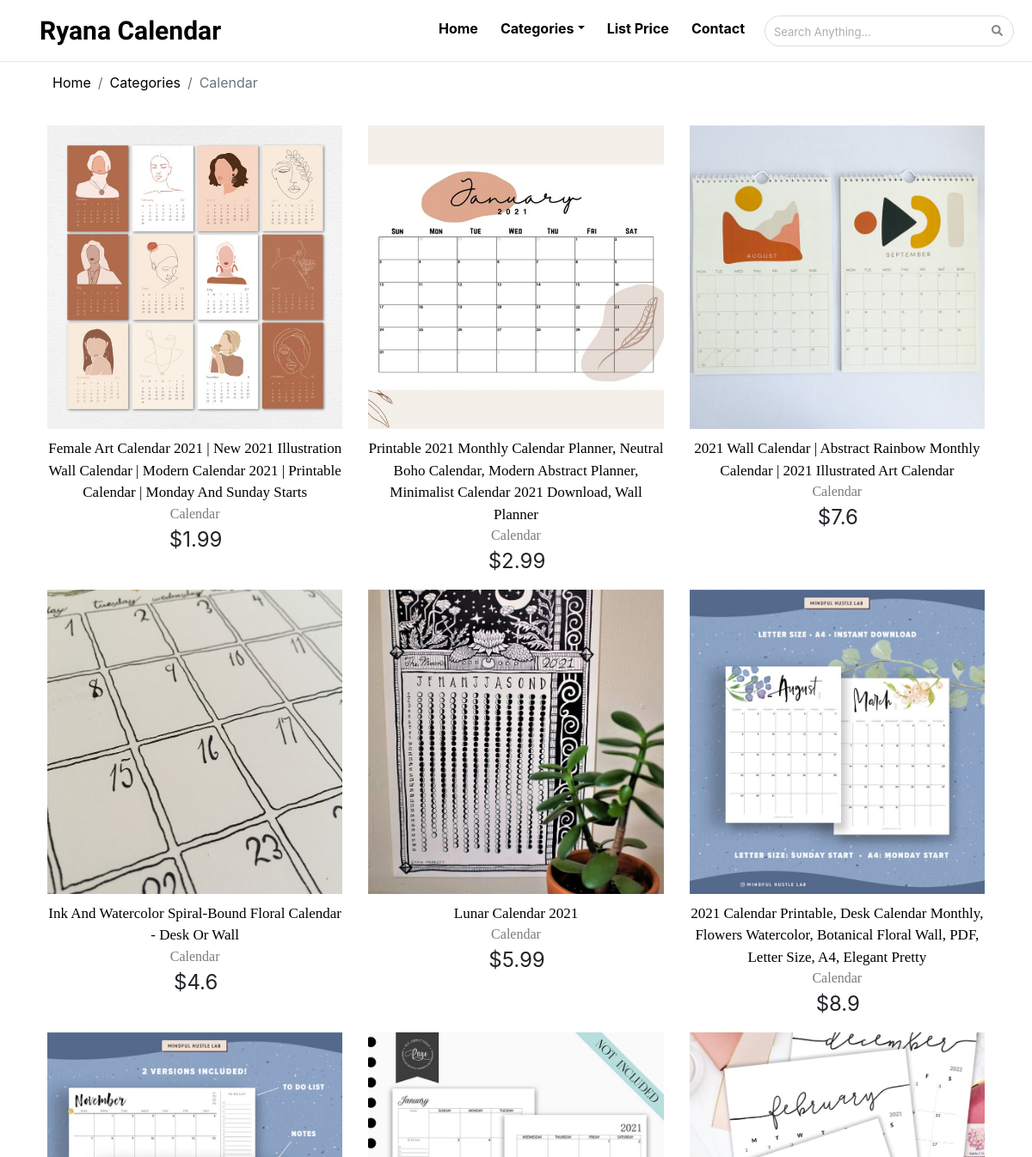
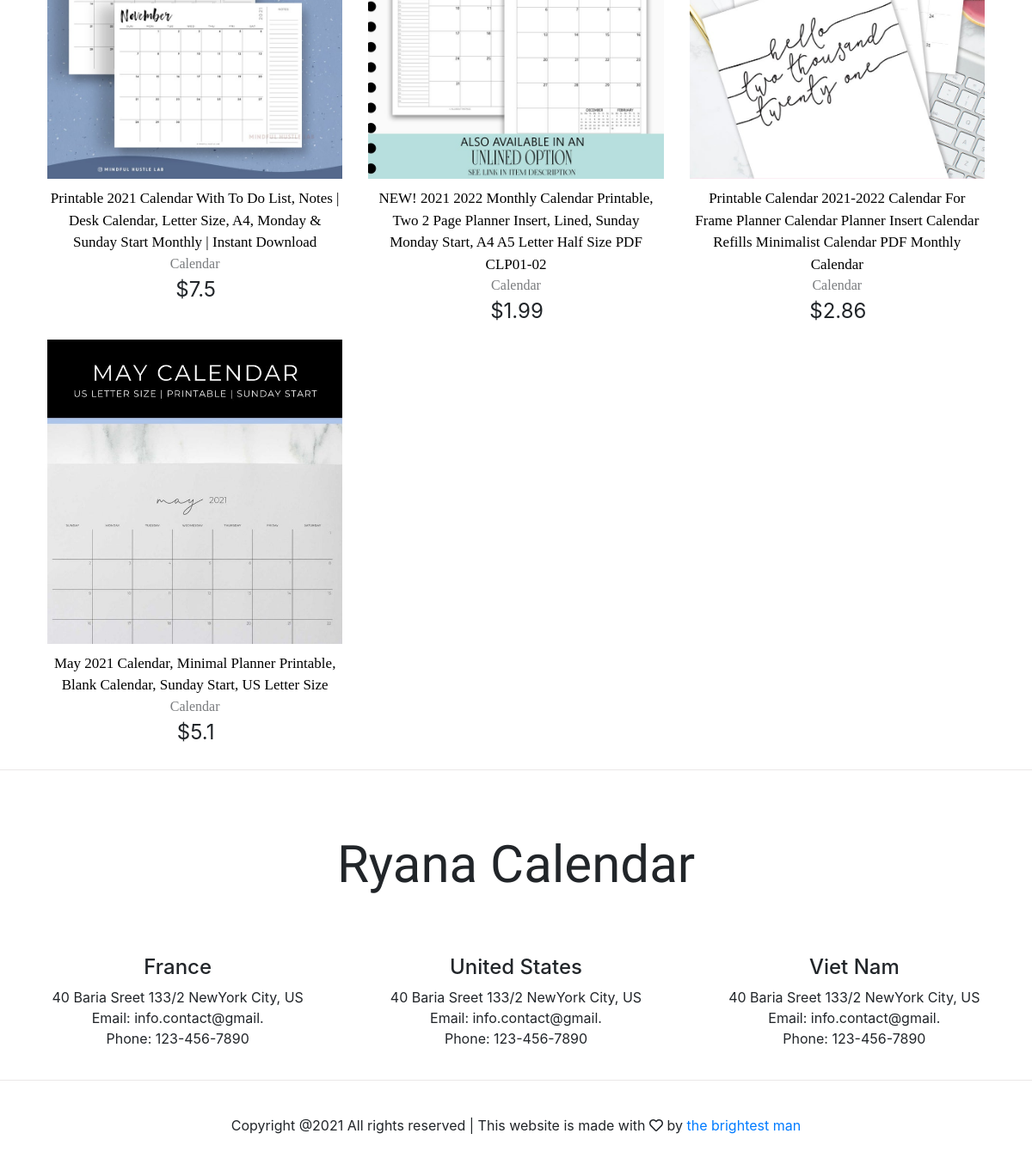
Screenshot of /SourceCode/client/product.php?catid=7 with the database file from the repository (2 pictures, top to bottom).
### tables this page shows
CREATE TABLE IF NOT EXISTS `product` (
  `productid` int(11) NOT NULL AUTO_INCREMENT,
  `name` varchar(1000) NOT NULL,
  `dimension` varchar(1000) DEFAULT NULL,
  `material` varchar(1000) DEFAULT NULL,
  `price` varchar(20) NOT NULL,
  `description` varchar(2000) DEFAULT NULL,
  `image` varchar(300) DEFAULT NULL,
  `catid` int(11) NOT NULL,
  PRIMARY KEY (`productid`),
  KEY `catid` (`catid`),
  FULLTEXT KEY `name` (`name`,`dimension`,`material`,`price`,`description`),
  CONSTRAINT `product_ibfk_1` FOREIGN KEY (`catid`) REFERENCES `category` (`catid`)
);

### SourceCode/client/database.php (called while the page is built, shortened)
<?php
$con = mysqli_connect("localhost", "root", "", "rcdb");
function checkQuery($result) {
    return $result;
}
function find_all_category() {
    global $con;
    $sql = "select * from category";
    $result = mysqli_query($con, $sql);
    return checkQuery($result);
}
function find_product_by_category($catid) {
    global $con;
    $sql = "select * from product where catid='$catid'";
    $result = mysqli_query($con, $sql);
    return checkQuery($result);
}
?>

### SourceCode/client/product.php (the view, shortened to what this page needs)
<?php
require_once("database.php");
$category_selected = find_all_category();
$row = mysqli_num_rows($category_selected);
for($i = 0; $i < $row; $i++) {
    $category_column = mysqli_fetch_assoc($category_selected);
    $category[$category_column["catid"]] = $category_column["catname"];
}
if($_SERVER["REQUEST_METHOD"] == "GET") {
    if(isset($_GET["catid"]) && !empty($_GET["catid"])) {
        $product_by_catid = find_product_by_category($_GET["catid"]);
    }else redirect_to("home.php");
}
$product_row = mysqli_num_rows($product_by_catid);
?>
<!DOCTYPE html>
<html lang="en">
<head>
    <link rel="stylesheet" href="css/bootstrap.min.css">
    <link rel="stylesheet" href="css/bootstrap.min.css">
    <link rel="stylesheet" href="css/all.css">
</head>
<body>
    <nav class="navbar navbar-expand-lg">
        <a href="home.php" class="navbar-brand">Ryana Calendar</a>
        <div class="collapse navbar-collapse" id="collapse">
            <ul class="navbar-nav ml-auto">
            <li class="nav-item">
                <a class="nav-link" href="home.php">Home</a>
            </li>
            <li class="nav-item dropdown">
                <a class="nav-link dropdown-toggle" href="#" id="navbardrop" data-toggle="dropdown">Categories</a>
            </li>
            <li class="nav-item">
                <a class="nav-link" href="list_price.php">List Price</a>
            </li>
            <li class="nav-item">
                <a class="nav-link" href="contact.php">Contact</a>
            </li>
            <li class="nav-item">
                <form action="search.php" method="get" class="search-field">
                    <input type="text" name="search" placeholder="Search Anything..." class="input-type">
                    <button type="submit" class="search-icon"><i class="fas fa-search"></i></button>
                </form>
            </li>
            </ul>
        </div>
    </nav>
    <div class="container">
        <ol class="breadcrumb">
            <li class="breadcrumb-item"><a href="#">Home</a></li>
            <li class="breadcrumb-item"><a href="#">Categories</a></li>
            <li class="breadcrumb-item active" aria-current="page">
            <?php
                foreach($category as $key=>$value) {
                    if($_GET["catid"] == $key) {
                        echo ucwords(strtolower($value));
                        break;
                    }
                }
            ?>
            </li>
        </ol>
    </div>
    <div class="container">
        <div class="row">
            <?php
                for($i = 0; $i < $product_row; $i++):
                $product = mysqli_fetch_assoc($product_by_catid);
                $product_image = explode(" ", $product["image"]);
            ?>
            <div class="col-xl-4 col-lg-6 product">
                <a href="detail_product.php?id=<?php echo $product["productid"]; ?>"><img src="<?php echo $product_image[0]; ?>" class="product-image" alt="<?php echo basename($product_image[0]); ?>"></a>
                <ul class="product-info">
                    <li class="product-name"><a href="detail_product.php?id=<?php echo $product["productid"]; ?>"><?php echo $product["name"]; ?></a></li>
                    <li class="product-category">
                    <?php
                        foreach($category as $key=>$value) {
                            if($product["catid"] == $key) {
                                echo ucwords(strtolower($value));
                                break;
                            }
                        }
                    ?></li>
                    <li class="product-price"><span class="currency">$</span><?php echo $product["price"]; ?></li>
                </ul>
            </div>
            <?php endfor; ?>
        </div>
    </div>
    <div class="container-fluid footer">
        <div class="row">
            <span class="logo-footer">Ryana Calendar</span>
        </div>
        <div class="row">
            <div class="col-md-4">
                <h4>France</h4>
                <p>40 Baria Sreet 133/2 NewYork City, US<br>
                    Email: info.contact@gmail.<br>
                    Phone: 123-456-7890</p>
            </div>
            <div class="col-md-4">
                <h4>United States</h4>
                <p>40 Baria Sreet 133/2 NewYork City, US<br>
                    Email: info.contact@gmail.<br>
                    Phone: 123-456-7890</p>
            </div>
            <div class="col-md-4">
                <h4>Viet Nam</h4>
                <p>40 Baria Sreet 133/2 NewYork City, US<br>
                    Email: info.contact@gmail.<br>
                    Phone: 123-456-7890</p>
            </div>
        </div>
        <div class="row copyright">
            <p class="col-lg-12">Copyright @2021 All rights reserved | This website is made with <i class="far fa-heart"></i> by <a href="#">the brightest man</a></p>
        </div>
    </div>
</body>
</html>

### SourceCode/library/css/all.css (style rules this page uses)
.fa-heart:before { content: "\f004"; }
.fa-search:before { content: "\f002"; }

### SourceCode/client/product.php (style rules this page uses)
* { margin: 0; padding: 0; }
input[type="text"] { outline: none; width: 100%; border: 1px solid #dddddd; padding: 5px 30px 5px 10px; font-size: 16px; border-radius: 20px; }
input[type="text"]::placeholder { opacity: 0.6; font-size: 13px; }
.search-field { padding: 5px; position: relative; }
.search-icon { position: absolute; right: 18px; top: 14px; text-align: center; border: none; font-size: 13px; color: #888; background: transparent; }
.nav-link, .navbar-brand { color: black; }
.nav-item { margin-left: 10px; font-weight: bold; }
nav { border-bottom: 1px solid #e7e7e7; }
.navbar-brand { font-family: 'Satisfy', cursive; font-size: 30px; font-weight: 650; margin-left: 30px; }
.product-image { width: 100%; height: 353.328px; object-fit: cover; }
.product-info { list-style-type: none; margin: 0; padding: 0; text-align: center; }
.col-xl-4 { box-sizing: border-box; font-size: 17px; margin-bottom: 15px; }
.row { padding: 10px; }
.product-name { font-size: 17px; font-family: serif; text-transform: capitalize; margin-top: 10px; }
.product-name a { color: black; text-decoration: none; }
.product-category { font-size: 16px; font-family: serif; opacity: 0.6; }
.product-price { font-size: 24px; }
.currency { margin-left: 2px; }
.breadcrumb { background: white; }
.breadcrumb-item a { color: black !important; }
.logo-footer { font-size: 60px; padding: 35px 0px 20px; font-family: 'Satisfy', cursive; text-align: center; display: inline-block; margin: 20px auto; }
.footer { text-align: center; border-top: 1px solid #ebe7e7; }
.footer .row:nth-child(2) { margin-bottom: 30px; border-bottom: 1px solid #ebe7e7; padding-bottom: 20px; }
.copyright { text-align: center; }

### rows the page displays
product: shows a picture, name "Female Art Calendar 2021 | New 2021 Illustration Wall Calendar | Modern Calendar 2021 | Printable Calendar | Monday And Sunday Starts", value "Calendar", price "1.99"
product: shows a picture, name "Printable 2021 Monthly Calendar Planner, Neutral Boho Calendar, Modern Abstract Planner, Minimalist Calendar 2021 Download, Wall Planner", value "Calendar", price "2.99"
product: shows a picture, name "2021 Wall Calendar | Abstract Rainbow Monthly Calendar | 2021 Illustrated Art Calendar", value "Calendar", price "7.6"
product: shows a picture, name "Ink And Watercolor Spiral-Bound Floral Calendar - Desk Or Wall", value "Calendar", price "4.6"
product: shows a picture, name "Lunar Calendar 2021", value "Calendar", price "5.99"
product: shows a picture, name "2021 Calendar Printable, Desk Calendar Monthly, Flowers Watercolor, Botanical Floral Wall, PDF, Letter Size, A4, Elegant Pretty", value "Calendar", price "8.9"
product: shows a picture, name "Printable 2021 Calendar With To Do List, Notes | Desk Calendar, Letter Size, A4, Monday & Sunday Start Monthly | Instant Download", value "Calendar", price "7.5"
product: shows a picture, name "NEW! 2021 2022 Monthly Calendar Printable, Two 2 Page Planner Insert, Lined, Sunday Monday Start, A4 A5 Letter Half Size PDF CLP01-02", value "Calendar", price "1.99"
product: shows a picture, name "Printable Calendar 2021-2022 Calendar For Frame Planner Calendar Planner Insert Calendar Refills Minimalist Calendar PDF Monthly Calendar", value "Calendar", price "2.86"
product: shows a picture, name "May 2021 Calendar, Minimal Planner Printable, Blank Calendar, Sunday Start, US Letter Size", value "Calendar", price "5.1"

### other values shown
$value "Calendar"
